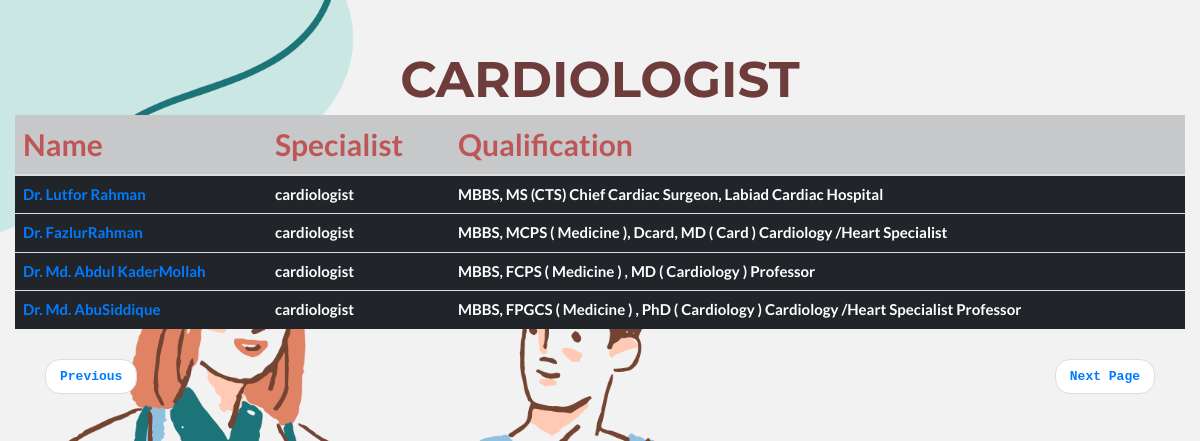
/Admin/cardiologist.php, run on the app's committed database.
### tables this page shows
CREATE TABLE `doctor` (
  `id` int(11) NOT NULL,
  `f_name` varchar(500) NOT NULL,
  `l_name` varchar(500) NOT NULL,
  `email` varchar(500) NOT NULL,
  `contact` varchar(500) NOT NULL,
  `specialist` varchar(500) NOT NULL,
  `qualification` varchar(500) NOT NULL,
  `DOB` date NOT NULL,
  `gender` varchar(500) NOT NULL,
  `bmdc_reg_num` int(11) NOT NULL,
  `address` text NOT NULL,
  `pswd` varchar(500) NOT NULL,
  `date` date NOT NULL,
  `permission` varchar(500) NOT NULL
);

### Admin/cardiologist.php (the view, shortened to what this page needs)
<!DOCTYPE html PUBLIC "-//W3C//DTD XHTML 1.0 Transitional//EN" "http://www.w3.org/TR/xhtml1/DTD/xhtml1-transitional.dtd">
<html xmlns="http://www.w3.org/1999/xhtml">
<head>
  <link rel="stylesheet" href="https://maxcdn.bootstrapcdn.com/bootstrap/3.3.7/css/bootstrap.min.css">
  <link rel="stylesheet" href="https://maxcdn.bootstrapcdn.com/bootstrap/4.1.0/css/bootstrap.min.css">
 <link rel="stylesheet" href="https://cdnjs.cloudflare.com/ajax/libs/font-awesome/4.7.0/css/font-awesome.min.css">
</head>
<body class="container-fluid">
<h1>Cardiologist</h1>
<table class="table table-hover table-dark">
  <thead>
  <tr class="table-dark">
  <th scope="col" style="color:rgba(189, 67, 67, 0.857);  font-size:30px"> Name</th>
  <th scope="col" style="color:rgba(189, 67, 67, 0.857);  font-size:30px">Specialist</th>
  <th scope="col" style="color:rgba(189, 67, 67, 0.857);  font-size:30px">Qualification</th>
    </tr>
  </thead>
<?php
include("connection.php");
        $query = "SELECT *
      FROM doctor WHERE specialist = 'cardiologist'";
				   $run = mysqli_query($db, $query);
				   while($row = mysqli_fetch_array($run))
				   {
						  echo  "<h3><tr><th><a href='Admin/detail.php?s_id={$row['s_id']}'>{$row['f_name']}{$row['l_name']}</a></th></h3>";
						   echo "<h3><th>". $row['specialist'] ." </th></h3>" ;
						   echo "<h3><th>". $row['qualification'] ." </th></tr></h3>";
				   }
			   ?>   </table></ul>
<div class="container ">
<ul class="pager font-weight-bold text-monospace">
<li class="previous" ><a href="doctor_name_display.php">Previous</a></li>
  <li class="next "><a href="surgeon.php">Next Page</a></li>
</ul></div>
</body>
</html>

### Admin/cardiologist.php (style rules this page uses)
h1 { font-family: 'Montserrat', sans-serif; text-transform: uppercase; font-size: 50px; font-weight: 700; text-align:center; padding-top:50px; color: #4d0d0dcb; }
h3 { font-size:30px; }
li { font-size:13px; }
body { margin:0; padding:0; font: 400 15px/1.8 Lato, sans-serif; background-image:url(../pic/hc.png); width:100%; height:100vh; background-size:cover; }

### data on the page
doctor: f_name "Dr. Lutfor", l_name "Rahman", specialist "cardiologist", qualification "MBBS, MS (CTS) Chief Cardiac Surgeon, Labiad Cardiac Hospital"
doctor: f_name "Dr. Fazlur", l_name "Rahman", specialist "cardiologist", qualification "MBBS, MCPS ( Medicine ), Dcard, MD ( Card ) Cardiology /Heart Specialist"
doctor: f_name "Dr. Md. Abdul Kader", l_name "Mollah", specialist "cardiologist", qualification "MBBS, FCPS ( Medicine ) , MD ( Cardiology ) Professor"
doctor: f_name "Dr. Md. Abu", l_name "Siddique", specialist "cardiologist", qualification "MBBS, FPGCS ( Medicine ) , PhD ( Cardiology ) Cardiology /Heart Specialist Professor"
